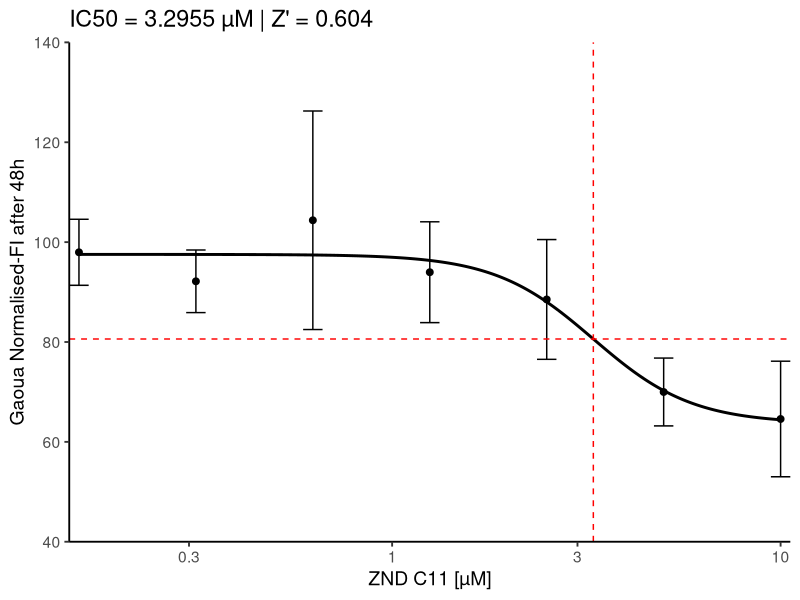

Write the R code that produced this figure.
# Pakete laden
library(ggplot2)

# Beispiel: Vektoren (durch deine Daten ersetzen)
q <- c(10,	5,	2.5, 1.25,	0.625, 0.3125, 0.15625)
w <- c(64.58262792,	69.98824865,	88.51952915,	93.97295198,	104.3758838,	92.15448045,	97.96442727)
e <- c(11.57072426,	6.789899204,	11.99276494,	10.09630493,	21.88139715,	6.265139074,	6.611168057)
pos_ctrl <- c(-1.001852331,  -4.33206525,  -4.296213675,  -2.053498516)
neg_ctrl <- c(84.07492979,  107.0836736, 110.903858, 97.93753859)

data <- data.frame(Konzentration = q, Wirkung = w, SD = e)

# ---------------------------
# y-Achse
# ---------------------------
y_min <- floor(min(w - e) / 20) * 20
y_max <- ceiling(max(w + e) / 20) * 20

# ---------------------------
# Sigmoid-Funktion
# ---------------------------
sigmoid <- function(conc, bottom, top, logLC50, slope) {
  bottom + (top - bottom) / (1 + exp(slope * (log(conc) - logLC50)))
}

# ---------------------------
# Fit
# ---------------------------
fit <- nls(
  Wirkung ~ sigmoid(Konzentration, bottom, top, logLC50, slope),
  data = data,
  start = list(
    bottom = min(w),
    top = max(w),
    logLC50 = log(median(q)),
    slope = 1.5
  ),
  control = nls.control(maxiter = 5000, warnOnly = TRUE)
)

coef_fit <- coef(fit)

# ---------------------------
# LC50
# ---------------------------
target_y <- coef_fit["bottom"] +
  (coef_fit["top"] - coef_fit["bottom"]) / 2

LC50_numeric <- tryCatch({
  uniroot(
    function(x)
      sigmoid(x,
              coef_fit["bottom"],
              coef_fit["top"],
              coef_fit["logLC50"],
              coef_fit["slope"]) - target_y,
    lower = min(q) / 10,
    upper = max(q) * 10
  )$root
}, error = function(e) NA)

# ---------------------------
# Z'-Faktor
# ---------------------------
z_prime <- 1 - (3 * (sd(pos_ctrl) + sd(neg_ctrl))) /
  abs(mean(pos_ctrl) - mean(neg_ctrl))

# ---------------------------
# Kurve
# ---------------------------
q_pred <- exp(seq(log(min(q)), log(max(q)), length.out = 400))

curve_data <- data.frame(
  Konzentration = q_pred,
  Wirkung = sigmoid(
    q_pred,
    coef_fit["bottom"],
    coef_fit["top"],
    coef_fit["logLC50"],
    coef_fit["slope"]
  )
)

# ---------------------------
# Plot
# ---------------------------
ggplot(data, aes(x = Konzentration, y = Wirkung)) +
  geom_point(size = 2, color = "black") +
  geom_errorbar(aes(ymin = Wirkung - SD, ymax = Wirkung + SD),
                width = 0.05, color = "black") +
  geom_line(data = curve_data,
            aes(x = Konzentration, y = Wirkung),
            color = "black", linewidth = 1) +
  geom_vline(xintercept = LC50_numeric, color = "red", linetype = "dashed") +
  geom_hline(yintercept = target_y, color = "red", linetype = "dashed") +
  scale_x_log10(
    expand = c(0, 0),
    breaks = scales::log_breaks()(q),
    labels = function(x) round(x, 3)
  ) +
  scale_y_continuous(
    limits = c(y_min, y_max),
    breaks = seq(y_min, y_max, by = 20),
    expand = c(0, 0)
  ) +
  geom_hline(yintercept = 0, linewidth = 0.5, color = "black") +
  theme_classic(base_size = 14) +
  labs(
    x = "ZND C11 [µM]",
    y = "Gaoua Normalised-FI after 48h",
    title = paste0(
      "IC50 = ",
      ifelse(is.na(LC50_numeric), "nicht bestimmbar", round(LC50_numeric, 4)),
      " µM | Z' = ",
      round(z_prime, 3)
    )
  )
